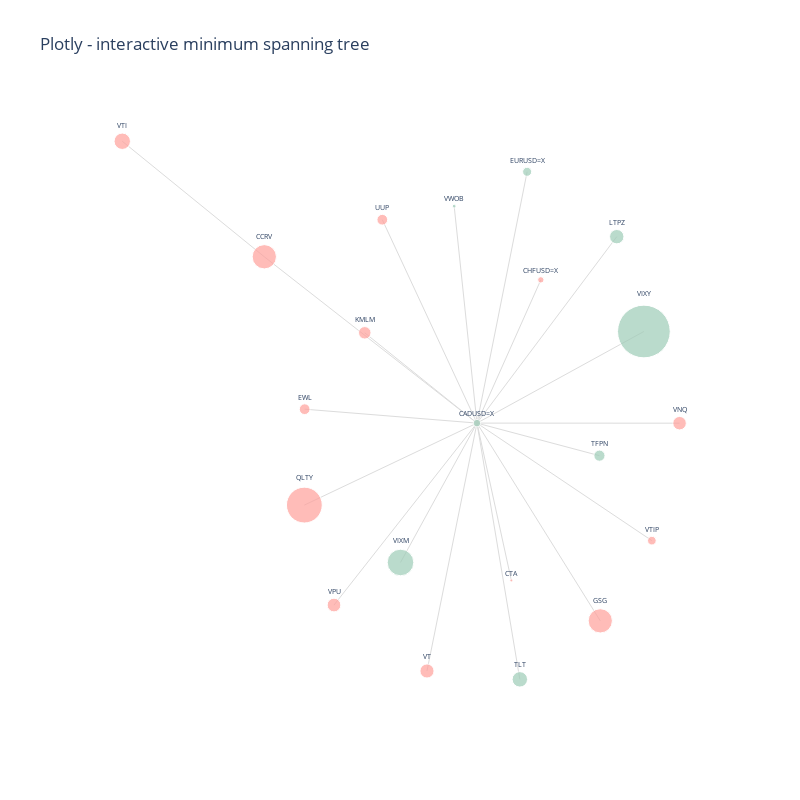

Write notebook code for a chart like this one.
### Markdown cell above
To plot the network we define the scatter plot (tracer) and line plot (tracer_marker) series and define some cosmetic parameters which dictate the graph layout.

### Code cell
# Plot graph

# edges
tracer = go.Scatter(
    x=Xedges,
    y=Yedges,
    mode="lines",
    line=dict(color="#DCDCDC", width=1),
    hoverinfo="none",
    showlegend=False,
)


# nodes
tracer_marker = go.Scatter(
    x=Xnodes,
    y=Ynodes,
    mode="markers+text",
    textposition="top center",
    marker=dict(size=node_size, line=dict(width=1), color=node_colour),
    hoverinfo="text",
    hovertext=description,
    text=node_label,
    textfont=dict(size=7),
    showlegend=False,
)


axis_style = dict(
    title="",
    titlefont=dict(size=20),
    showgrid=False,
    zeroline=False,
    showline=False,
    ticks="",
    showticklabels=False,
)


layout = dict(
    title="Plotly - interactive minimum spanning tree",
    width=800,
    height=800,
    autosize=False,
    showlegend=False,
    xaxis=axis_style,
    yaxis=axis_style,
    hovermode="closest",
    plot_bgcolor="#fff",
)


fig = go.Figure()
fig.add_trace(tracer)
fig.add_trace(tracer_marker)
fig.update_layout(layout)

fig.show()

display(
    HTML(
        """
        <p>Node sizes are proportional to the size of
        annualised returns.<br>Node colours signify positive
        or negative returns since beginning of the timeframe.</p>
        """
    )
)

### Figure 1 — Plotly figure (JSON) as saved in the notebook; plotly's stock layout.template omitted (floating-point values rounded to 4 significant figures)
{"data": [{"hoverinfo": "none", "line": {"color": "#DCDCDC", "width": 1}, "mode": "lines", "showlegend": false, "type": "scatter", "x": [0.04053, -0.5833, null, 0.04053, 0.2279, null, 0.04053, 0.1414, null, 0.04053, 0.1877, null, 0.04053, -0.4649, null, 0.04053, 0.4023, null, 0.04053, -0.2886, null, 0.04053, 0.4506, null, 0.04053, -0.4658, null, 0.04053, 0.3998, null, 0.04053, 0.1663, null, 0.04053, -0.2372, null, 0.04053, -0.1838, null, 0.04053, 0.5302, null, 0.04053, 0.6348, null, 0.04053, -0.3789, null, 0.04053, -0.1061, null, 0.04053, 0.5535, null, 0.04053, -0.02633, null, -0.5833, -1, null], "y": [-0.02505, 0.3511, null, -0.02505, 0.2989, null, -0.02505, -0.381, null, -0.02505, 0.5433, null, -0.02505, 0.00643, null, -0.02505, -0.4723, null, -0.02505, 0.1791, null, -0.02505, 0.3966, null, -0.02505, -0.2105, null, -0.02505, -0.09867, null, -0.02505, -0.6046, null, -0.02505, 0.4349, null, -0.02505, -0.3403, null, -0.02505, 0.1822, null, -0.02505, -0.02525, null, -0.02505, -0.4365, null, -0.02505, -0.5857, null, -0.02505, -0.2909, null, -0.02505, 0.4657, null, 0.3511, 0.6124, null]}, {"hoverinfo": "text", "hovertext": ["<b>CADUSD=X</b><br>Annualized Returns: 2.3%<br>Annualized Volatility: 7.1%<br><br>Strongest correlations with: <br>EURUSD=X: 0.53<br>CHFUSD=X: 0.44<br>QLTY: -0.27<br><br>Weakest correlations with: <br>VTI: -0.00<br>VT: -0.01<br>LTPZ: -0.01<br>", "<b>CCRV</b><br>Annualized Returns: -23.6%<br>Annualized Volatility: 21.2%<br><br>Strongest correlations with: <br>GSG: 0.92<br>KMLM: 0.35<br>VTIP: 0.35<br><br>Weakest correlations with: <br>CHFUSD=X: -0.01<br>EURUSD=X: -0.03<br>CTA: -0.04<br>", "<b>CHFUSD=X</b><br>Annualized Returns: -1.6%<br>Annualized Volatility: 7.9%<br><br>Strongest correlations with: <br>EURUSD=X: 0.75<br>CADUSD=X: 0.44<br>QLTY: -0.32<br><br>Weakest correlations with: <br>VWOB: -0.00<br>KMLM: 0.00<br>CCRV: -0.01<br>", "<b>CTA</b><br>Annualized Returns: -0.3%<br>Annualized Volatility: 17.2%<br><br>Strongest correlations with: <br>UUP: 0.41<br>VTIP: -0.41<br>KMLM: 0.40<br><br>Weakest correlations with: <br>QLTY: -0.00<br>GSG: -0.03<br>VIXM: 0.03<br>", "<b>EURUSD=X</b><br>Annualized Returns: 3.2%<br>Annualized Volatility: 7.8%<br><br>Strongest correlations with: <br>CHFUSD=X: 0.75<br>CADUSD=X: 0.53<br>QLTY: -0.31<br><br>Weakest correlations with: <br>KMLM: 0.01<br>TFPN: 0.02<br>VTI: -0.02<br>", "<b>EWL</b><br>Annualized Returns: -4.6%<br>Annualized Volatility: 16.4%<br><br>Strongest correlations with: <br>VT: 0.81<br>VTI: 0.74<br>VNQ: 0.62<br><br>Weakest correlations with: <br>CADUSD=X: 0.02<br>EURUSD=X: -0.02<br>CHFUSD=X: -0.07<br>", "<b>GSG</b><br>Annualized Returns: -23.5%<br>Annualized Volatility: 24.2%<br><br>Strongest correlations with: <br>CCRV: 0.92<br>KMLM: 0.36<br>VTIP: 0.35<br><br>Weakest correlations with: <br>CHFUSD=X: -0.02<br>CTA: -0.03<br>EURUSD=X: -0.04<br>", "<b>KMLM</b><br>Annualized Returns: -6.3%<br>Annualized Volatility: 17.2%<br><br>Strongest correlations with: <br>VWOB: -0.49<br>TLT: -0.46<br>CTA: 0.40<br><br>Weakest correlations with: <br>CHFUSD=X: 0.00<br>EURUSD=X: 0.01<br>VIXY: 0.10<br>", "<b>LTPZ</b><br>Annualized Returns: 8.3%<br>Annualized Volatility: 18.5%<br><br>Strongest correlations with: <br>TLT: 0.81<br>VTIP: 0.68<br>VWOB: 0.58<br><br>Weakest correlations with: <br>CADUSD=X: -0.01<br>EURUSD=X: 0.02<br>CHFUSD=X: 0.02<br>", "<b>QLTY</b><br>Annualized Returns: -51.3%<br>Annualized Volatility: 9.7%<br><br>Strongest correlations with: <br>VTI: 0.88<br>VT: 0.82<br>VIXY: -0.55<br><br>Weakest correlations with: <br>CTA: -0.00<br>VTIP: 0.07<br>TFPN: -0.09<br>", "<b>TFPN</b><br>Annualized Returns: 5.0%<br>Annualized Volatility: 6.3%<br><br>Strongest correlations with: <br>KMLM: 0.22<br>CCRV: 0.12<br>LTPZ: -0.12<br><br>Weakest correlations with: <br>VTIP: -0.00<br>VT: -0.01<br>VIXM: 0.01<br>", "<b>TLT</b><br>Annualized Returns: 9.5%<br>Annualized Volatility: 17.6%<br><br>Strongest correlations with: <br>LTPZ: 0.81<br>VWOB: 0.59<br>KMLM: -0.46<br><br>Weakest correlations with: <br>VIXM: -0.01<br>VIXY: 0.01<br>CADUSD=X: -0.04<br>", "<b>UUP</b><br>Annualized Returns: -4.6%<br>Annualized Volatility: 7.5%<br><br>Strongest correlations with: <br>EWL: -0.62<br>VT: -0.54<br>VWOB: -0.51<br><br>Weakest correlations with: <br>CHFUSD=X: -0.01<br>EURUSD=X: -0.02<br>CADUSD=X: -0.04<br>", "<b>VIXM</b><br>Annualized Returns: 28.3%<br>Annualized Volatility: 28.6%<br><br>Strongest correlations with: <br>VIXY: 0.92<br>VT: -0.75<br>VTI: -0.75<br><br>Weakest correlations with: <br>TFPN: 0.01<br>TLT: -0.01<br>EURUSD=X: 0.03<br>", "<b>VIXY</b><br>Annualized Returns: 111.2%<br>Annualized Volatility: 65.7%<br><br>Strongest correlations with: <br>VIXM: 0.92<br>VT: -0.76<br>VTI: -0.76<br><br>Weakest correlations with: <br>TLT: 0.01<br>CADUSD=X: 0.01<br>EURUSD=X: 0.02<br>", "<b>VNQ</b><br>Annualized Returns: -7.3%<br>Annualized Volatility: 20.4%<br><br>Strongest correlations with: <br>VTI: 0.76<br>VT: 0.75<br>VPU: 0.69<br><br>Weakest correlations with: <br>CHFUSD=X: -0.02<br>EURUSD=X: 0.02<br>CADUSD=X: 0.02<br>", "<b>VPU</b><br>Annualized Returns: -7.5%<br>Annualized Volatility: 17.9%<br><br>Strongest correlations with: <br>VNQ: 0.69<br>QLTY: 0.53<br>VTI: 0.52<br><br>Weakest correlations with: <br>CADUSD=X: -0.02<br>CHFUSD=X: -0.04<br>EURUSD=X: -0.06<br>", "<b>VT</b><br>Annualized Returns: -8.0%<br>Annualized Volatility: 16.9%<br><br>Strongest correlations with: <br>VTI: 0.98<br>QLTY: 0.82<br>EWL: 0.81<br><br>Weakest correlations with: <br>TFPN: -0.01<br>CADUSD=X: -0.01<br>EURUSD=X: -0.03<br>", "<b>VTI</b><br>Annualized Returns: -10.8%<br>Annualized Volatility: 18.3%<br><br>Strongest correlations with: <br>VT: 0.98<br>QLTY: 0.88<br>VNQ: 0.76<br><br>Weakest correlations with: <br>CADUSD=X: -0.00<br>TFPN: 0.02<br>EURUSD=X: -0.02<br>", "<b>VTIP</b><br>Annualized Returns: -3.0%<br>Annualized Volatility: 3.3%<br><br>Strongest correlations with: <br>LTPZ: 0.68<br>VWOB: 0.48<br>TLT: 0.45<br><br>Weakest correlations with: <br>TFPN: -0.00<br>EURUSD=X: 0.06<br>CHFUSD=X: 0.06<br>", "<b>VWOB</b><br>Annualized Returns: 0.6%<br>Annualized Volatility: 10.7%<br><br>Strongest correlations with: <br>VT: 0.61<br>TLT: 0.59<br>LTPZ: 0.58<br><br>Weakest correlations with: <br>CHFUSD=X: -0.00<br>EURUSD=X: 0.02<br>TFPN: -0.03<br>"], "marker": {"color": ["#9eccb7", "#ffa09b", "#ffa09b", "#ffa09b", "#9eccb7", "#ffa09b", "#ffa09b", "#ffa09b", "#9eccb7", "#ffa09b", "#9eccb7", "#9eccb7", "#ffa09b", "#9eccb7", "#9eccb7", "#ffa09b", "#ffa09b", "#ffa09b", "#ffa09b", "#ffa09b", "#9eccb7"], "line": {"width": 1}, "size": [7.578, 24.27, 6.349, 2.827, 9.003, 10.74, 24.24, 12.51, 14.38, 35.81, 11.14, 15.44, 10.72, 26.58, 52.72, 13.5, 13.71, 14.13, 16.41, 8.636, 3.775]}, "mode": "markers+text", "showlegend": false, "text": ["CADUSD=X", "CCRV", "CHFUSD=X", "CTA", "EURUSD=X", "EWL", "GSG", "KMLM", "LTPZ", "QLTY", "TFPN", "TLT", "UUP", "VIXM", "VIXY", "VNQ", "VPU", "VT", "VTI", "VTIP", "VWOB"], "textfont": {"size": 7}, "textposition": "top center", "type": "scatter", "x": [0.04053, -0.5833, 0.2279, 0.1414, 0.1877, -0.4649, 0.4023, -0.2886, 0.4506, -0.4658, 0.3998, 0.1663, -0.2372, -0.1838, 0.5302, 0.6348, -0.3789, -0.1061, -1, 0.5535, -0.02633], "y": [-0.02505, 0.3511, 0.2989, -0.381, 0.5433, 0.00643, -0.4723, 0.1791, 0.3966, -0.2105, -0.09867, -0.6046, 0.4349, -0.3403, 0.1822, -0.02525, -0.4365, -0.5857, 0.6124, -0.2909, 0.4657]}], "layout": {"autosize": false, "height": 800, "hovermode": "closest", "plot_bgcolor": "#fff", "showlegend": false, "title": {"text": "Plotly - interactive minimum spanning tree"}, "width": 800, "xaxis": {"showgrid": false, "showline": false, "showticklabels": false, "ticks": "", "title": {"font": {"size": 20}, "text": ""}, "zeroline": false}, "yaxis": {"showgrid": false, "showline": false, "showticklabels": false, "ticks": "", "title": {"font": {"size": 20}, "text": ""}, "zeroline": false}}}
